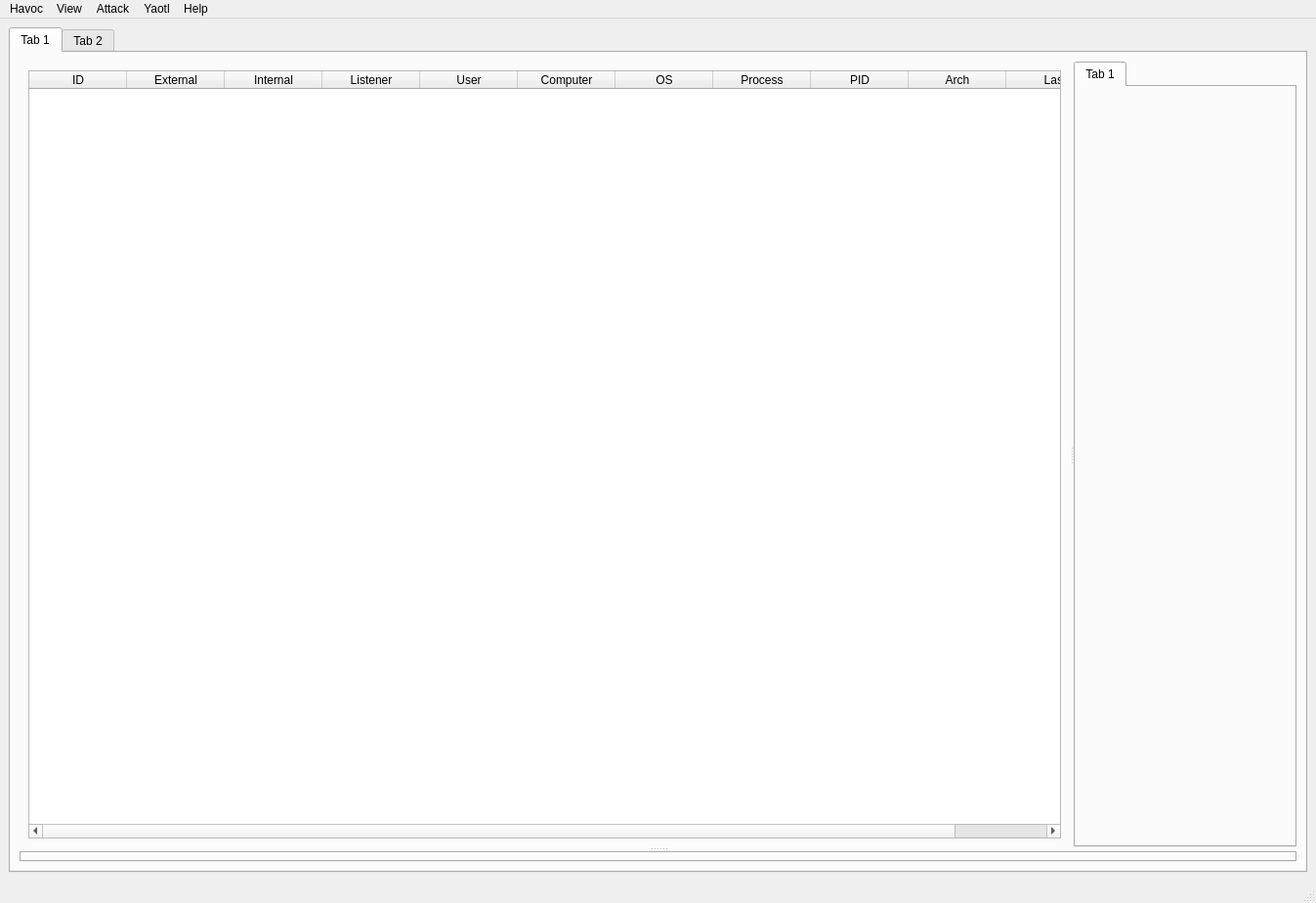
<?xml version="1.0" encoding="UTF-8"?>
<ui version="4.0">
 <class>MainWindow</class>
 <widget class="QMainWindow" name="MainWindow">
  <property name="geometry">
   <rect>
    <x>0</x>
    <y>0</y>
    <width>1347</width>
    <height>924</height>
   </rect>
  </property>
  <property name="windowTitle">
   <string>MainWindow</string>
  </property>
  <widget class="QWidget" name="centralwidget">
   <layout class="QGridLayout" name="gridLayout_3">
    <item row="0" column="0">
     <widget class="QTabWidget" name="TeamserverTabWidget">
      <property name="currentIndex">
       <number>0</number>
      </property>
      <widget class="QWidget" name="TeamserverSession">
       <attribute name="title">
        <string>Tab 1</string>
       </attribute>
       <layout class="QGridLayout" name="gridLayout_2">
        <item row="0" column="0">
         <widget class="QSplitter" name="Splitter_TopBot">
          <property name="orientation">
           <enum>Qt::Vertical</enum>
          </property>
          <widget class="QSplitter" name="Splitter_SessionWithSmallTab">
           <property name="orientation">
            <enum>Qt::Horizontal</enum>
           </property>
           <widget class="QStackedWidget" name="StackedSessionViews">
            <property name="currentIndex">
             <number>0</number>
            </property>
            <widget class="QWidget" name="SessionTablePage">
             <layout class="QGridLayout" name="gridLayout">
              <item row="0" column="0">
               <widget class="QTableWidget" name="tableWidget">
                <property name="enabled">
                 <bool>true</bool>
                </property>
                <column>
                 <property name="text">
                  <string>ID</string>
                 </property>
                </column>
                <column>
                 <property name="text">
                  <string>External</string>
                 </property>
                </column>
                <column>
                 <property name="text">
                  <string>Internal</string>
                 </property>
                </column>
                <column>
                 <property name="text">
                  <string>Listener</string>
                 </property>
                </column>
                <column>
                 <property name="text">
                  <string>User</string>
                 </property>
                </column>
                <column>
                 <property name="text">
                  <string>Computer</string>
                 </property>
                </column>
                <column>
                 <property name="text">
                  <string>OS</string>
                 </property>
                </column>
                <column>
                 <property name="text">
                  <string>Process</string>
                 </property>
                </column>
                <column>
                 <property name="text">
                  <string>PID</string>
                 </property>
                </column>
                <column>
                 <property name="text">
                  <string>Arch</string>
                 </property>
                </column>
                <column>
                 <property name="text">
                  <string>Last</string>
                 </property>
                </column>
               </widget>
              </item>
             </layout>
            </widget>
            <widget class="QWidget" name="SessionGraphPage"/>
           </widget>
           <widget class="QTabWidget" name="tabWidget">
            <property name="currentIndex">
             <number>0</number>
            </property>
            <widget class="QWidget" name="tab">
             <attribute name="title">
              <string>Tab 1</string>
             </attribute>
            </widget>
           </widget>
          </widget>
          <widget class="QTabWidget" name="BottomTabWidget">
           <property name="currentIndex">
            <number>-1</number>
           </property>
          </widget>
         </widget>
        </item>
       </layout>
      </widget>
      <widget class="QWidget" name="TeamserverSession_2">
       <attribute name="title">
        <string>Tab 2</string>
       </attribute>
      </widget>
     </widget>
    </item>
   </layout>
  </widget>
  <widget class="QMenuBar" name="menubar">
   <property name="geometry">
    <rect>
     <x>0</x>
     <y>0</y>
     <width>1347</width>
     <height>24</height>
    </rect>
   </property>
   <widget class="QMenu" name="menuHavoc">
    <property name="title">
     <string>Havoc</string>
    </property>
    <addaction name="actionNew_Connection"/>
    <addaction name="actionChat"/>
    <addaction name="separator"/>
    <addaction name="actionPreferences"/>
    <addaction name="separator"/>
    <addaction name="actionDisconnect"/>
    <addaction name="actionExit"/>
   </widget>
   <widget class="QMenu" name="menuView">
    <property name="title">
     <string>View</string>
    </property>
    <addaction name="actionListeners"/>
    <addaction name="actionSessions"/>
    <addaction name="separator"/>
    <addaction name="actionScreenshots"/>
    <addaction name="actionCredentials"/>
    <addaction name="separator"/>
    <addaction name="actionLogs"/>
   </widget>
   <widget class="QMenu" name="menuAttack">
    <property name="title">
     <string>Attack</string>
    </property>
    <widget class="QMenu" name="menuGates">
     <property name="title">
      <string>Gates</string>
     </property>
     <addaction name="actionWindows_MS_Office"/>
     <addaction name="actionWindows"/>
     <addaction name="actionWindows_Staged_Executable"/>
    </widget>
    <addaction name="menuGates"/>
    <addaction name="actionModules"/>
   </widget>
   <widget class="QMenu" name="menuScripts">
    <property name="title">
     <string>Yaotl</string>
    </property>
    <addaction name="actionLoad_Script"/>
    <addaction name="actionLoad_Module"/>
    <addaction name="actionPythonConsole"/>
   </widget>
   <widget class="QMenu" name="menuHelp">
    <property name="title">
     <string>Help</string>
    </property>
    <addaction name="actionAbout"/>
    <addaction name="separator"/>
    <addaction name="actionOpen_Help_Documentation"/>
    <addaction name="actionOpen_API_Reference"/>
    <addaction name="separator"/>
    <addaction name="actionGithub_Repository"/>
   </widget>
   <addaction name="menuHavoc"/>
   <addaction name="menuView"/>
   <addaction name="menuAttack"/>
   <addaction name="menuScripts"/>
   <addaction name="menuHelp"/>
  </widget>
  <widget class="QStatusBar" name="statusbar"/>
  <action name="actionNew_Connection">
   <property name="text">
    <string>New Connection</string>
   </property>
  </action>
  <action name="actionChat">
   <property name="text">
    <string>Event Log</string>
   </property>
  </action>
  <action name="actionPreferences">
   <property name="text">
    <string>Preferences</string>
   </property>
  </action>
  <action name="actionDisconnect">
   <property name="text">
    <string>Disconnect</string>
   </property>
  </action>
  <action name="actionExit">
   <property name="text">
    <string>Exit</string>
   </property>
  </action>
  <action name="actionModules">
   <property name="text">
    <string>Modules</string>
   </property>
  </action>
  <action name="actionWindows">
   <property name="text">
    <string>Windows Executable</string>
   </property>
  </action>
  <action name="actionWindows_Staged_Executable">
   <property name="text">
    <string>Windows Staged Executable</string>
   </property>
  </action>
  <action name="actionWindows_MS_Office">
   <property name="text">
    <string>Windows MS Office</string>
   </property>
  </action>
  <action name="actionWindows_Dropper">
   <property name="text">
    <string>Windows Dropper</string>
   </property>
  </action>
  <action name="actionLoad_Script">
   <property name="text">
    <string>Load Script</string>
   </property>
  </action>
  <action name="actionLoad_Module">
   <property name="text">
    <string>Load Module</string>
   </property>
  </action>
  <action name="actionPythonConsole">
   <property name="text">
    <string>Interpreter</string>
   </property>
  </action>
  <action name="actionAbout">
   <property name="text">
    <string>About</string>
   </property>
  </action>
  <action name="actionOpen_Help_Documentation">
   <property name="text">
    <string>Open Help Documentation</string>
   </property>
  </action>
  <action name="actionOpen_API_Reference">
   <property name="text">
    <string>Open API Reference</string>
   </property>
  </action>
  <action name="actionGithub_Repository">
   <property name="text">
    <string>Github Repository</string>
   </property>
  </action>
  <action name="actionListeners">
   <property name="text">
    <string>Listeners</string>
   </property>
  </action>
  <action name="actionSessions">
   <property name="text">
    <string>Sessions</string>
   </property>
  </action>
  <action name="actionScreenshots">
   <property name="text">
    <string>Screenshots</string>
   </property>
  </action>
  <action name="actionCredentials">
   <property name="text">
    <string>Credentials</string>
   </property>
  </action>
  <action name="actionLogs">
   <property name="text">
    <string>Logs</string>
   </property>
  </action>
 </widget>
 <resources/>
 <connections/>
</ui>
